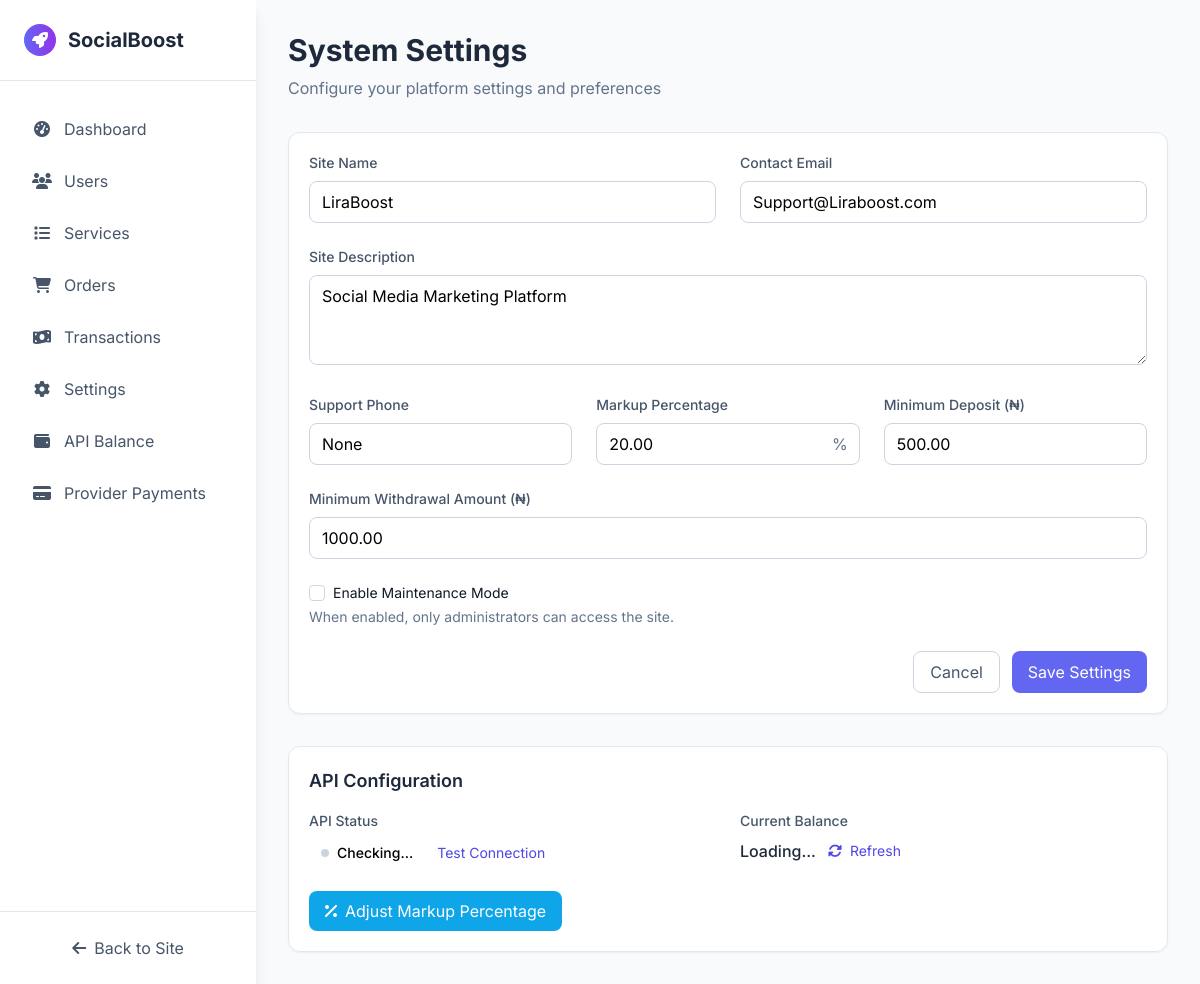
Page /admin_panel/settings/ (signed in) on the committed database.
### core/models.py (models this page shows, shortened)
class SiteSettings(models.Model):
    site_name = models.CharField(max_length=100, default="SocialBoost")
    site_description = models.TextField(blank=True, default="Social Media Marketing Platform")
    contact_email = models.EmailField(default='contact@yoursite.com')
    support_email = models.EmailField(default='support@yoursite.com')
    support_phone = models.CharField(max_length=20, blank=True, null=True)
    markup_percentage = models.DecimalField(max_digits=5, decimal_places=2, default=Decimal('20.00'))
    min_deposit = models.DecimalField(max_digits=10, decimal_places=2, default=Decimal('500.00'))
    min_withdrawal_amount = models.DecimalField(max_digits=10, decimal_places=2, default=Decimal('1000.00'))
    maintenance_mode = models.BooleanField(default=False)
    @classmethod
    def get_settings(cls):
        settings, created = cls.objects.get_or_create(pk=1)
        return settings

### admin_panel/views.py (the view)
# urls.py: path('settings/', views.admin_settings, name='settings'),
@staff_member_required
def admin_settings(request):
    settings = SiteSettings.get_settings()
    context = {
        'settings': settings,
    }
    return render(request, 'admin_panel/settings.html', context)

### core/context_processors.py (called while the page is built)
def site_settings(request):
    try:
        settings = SiteSettings.get_settings()
        return {'site_settings': settings}
    except Exception as e:
        return {
            'site_settings': {
                'site_name': 'SocialBoost',
                'site_description': 'Social Media Marketing Platform',
                'contact_email': 'contact@example.com',
                'support_email': 'support@example.com',
                'markup_percentage': 20.00,
                'min_deposit': 500.00,
                'min_withdrawal_amount': 1000.00,
                'maintenance_mode': False
            }
        }

### admin_panel/templates/admin_panel/settings.html (shortened to what this page needs)
{% extends 'admin_panel/base.html' %}
{% block content %}
<div class="px-4 sm:px-6 lg:px-8 py-8 w-full max-w-9xl mx-auto">
    <div class="mb-8" data-aos="fade-down">
        <h1 class="text-2xl md:text-3xl font-bold text-slate-800">System Settings</h1>
        <p class="text-slate-500 mt-2">Configure your platform settings and preferences</p>
    </div>
    <div class="card-hover bg-white rounded-xl shadow-sm border border-slate-200 p-5" data-aos="fade-up">
        <form method="post" action="{% url 'admin_panel:save_settings' %}">
            <div class="grid grid-cols-1 md:grid-cols-2 gap-6 mb-6">
                <div>
                    <label for="site_name" class="block text-sm font-medium text-slate-600 mb-2">Site Name</label>
                    <input type="text" id="site_name" name="site_name" value="{{ site_settings.site_name }}"
                           class="w-full px-3 py-2 border border-slate-300 rounded-lg input-focus" required>
                </div>
                <div>
                    <label for="contact_email" class="block text-sm font-medium text-slate-600 mb-2">Contact Email</label>
                    <input type="email" id="contact_email" name="contact_email" value="{{ site_settings.contact_email }}"
                           class="w-full px-3 py-2 border border-slate-300 rounded-lg input-focus" required>
                </div>
            </div>
            <div class="mb-6">
                <label for="site_description" class="block text-sm font-medium text-slate-600 mb-2">Site Description</label>
                <textarea id="site_description" name="site_description" rows="3"
                          class="w-full px-3 py-2 border border-slate-300 rounded-lg input-focus">{{ site_settings.site_description }}</textarea>
            </div>
            <div class="grid grid-cols-1 md:grid-cols-3 gap-6 mb-6">
                <div>
                    <label for="support_phone" class="block text-sm font-medium text-slate-600 mb-2">Support Phone</label>
                    <input type="text" id="support_phone" name="support_phone" value="{{ site_settings.support_phone }}"
                           class="w-full px-3 py-2 border border-slate-300 rounded-lg input-focus">
                </div>
                <div>
                    <label for="markup_percentage" class="block text-sm font-medium text-slate-600 mb-2">Markup Percentage</label>
                    <div class="relative">
                        <input type="number" id="markup_percentage" name="markup_percentage" value="{{ site_settings.markup_percentage }}" step="0.01" min="0"
                               class="w-full px-3 py-2 border border-slate-300 rounded-lg input-focus pr-10" required>
                        <span class="absolute inset-y-0 right-0 flex items-center pr-3 text-slate-500">%</span>
                    </div>
                </div>
                <div>
                    <label for="min_deposit" class="block text-sm font-medium text-slate-600 mb-2">Minimum Deposit (₦)</label>
                    <input type="number" id="min_deposit" name="min_deposit" value="{{ site_settings.min_deposit }}" step="0.01" min="0"
                           class="w-full px-3 py-2 border border-slate-300 rounded-lg input-focus" required>
                </div>
            </div>
            <div class="mb-6">
                <label for="min_withdrawal_amount" class="block text-sm font-medium text-slate-600 mb-2">Minimum Withdrawal Amount (₦)</label>
                <input type="number" id="min_withdrawal_amount" name="min_withdrawal_amount" value="{{ site_settings.min_withdrawal_amount }}" step="0.01" min="0"
                       class="w-full px-3 py-2 border border-slate-300 rounded-lg input-focus" required>
            </div>
            <div class="mb-6">
                <div class="flex items-center">
                    <input type="checkbox" id="maintenance_mode" name="maintenance_mode" {% if site_settings.maintenance_mode %}checked{% endif %}
                           class="h-4 w-4 text-indigo-600 focus:ring-indigo-500 border-gray-300 rounded">
                    <label for="maintenance_mode" class="ml-2 block text-sm text-gray-900">
                        Enable Maintenance Mode
                    </label>
                </div>
                <p class="text-sm text-slate-500 mt-1">When enabled, only administrators can access the site.</p>
            </div>
            <div class="flex justify-end space-x-3">
                <button type="button" class="px-4 py-2 rounded-lg border border-slate-300 text-slate-600 hover:bg-slate-100 transition-colors">
                    Cancel
                </button>
                <button type="submit" class="px-4 py-2 bg-indigo-500 hover:bg-indigo-600 text-white rounded-lg transition-colors">
                    Save Settings
                </button>
            </div>
        </form>
    </div>
    <div class="card-hover bg-white rounded-xl shadow-sm border border-slate-200 p-5 mt-8" data-aos="fade-up" data-aos-delay="100">
        <h2 class="text-lg font-semibold text-slate-800 mb-4">API Configuration</h2>
        <div class="grid grid-cols-1 md:grid-cols-2 gap-6">
            <div>
                <label class="block text-sm font-medium text-slate-600 mb-2">API Status</label>
                <div class="flex items-center">
                    <span id="apiStatus" class="inline-flex items-center px-3 py-1 rounded-full text-sm font-medium mr-3">
                        <span class="w-2 h-2 rounded-full bg-slate-300 mr-2"></span>
                        Checking...
                    </span>
                    <button id="testApiBtn" class="text-sm text-indigo-600 hover:text-indigo-800">
                        Test Connection
                    </button>
                </div>
            </div>
            <div>
                <label class="block text-sm font-medium text-slate-600 mb-2">Current Balance</label>
                <div class="flex items-center">
                    <span id="apiBalance" class="text-slate-800 font-medium">Loading...</span>
                    <a href="{% url 'admin_panel:check_balance' %}" class="ml-3 text-sm text-indigo-600 hover:text-indigo-800">
                        <i class="fas fa-sync-alt mr-1"></i> Refresh
                    </a>
                </div>
            </div>
        </div>
        <div class="mt-6">
            <a href="{% url 'admin_panel:adjust_markup' %}" class="inline-flex items-center px-4 py-2 bg-sky-500 hover:bg-sky-600 text-white rounded-lg transition-colors">
                <i class="fas fa-percentage mr-2"></i>
                <span>Adjust Markup Percentage</span>
            </a>
        </div>
    </div>
</div>
{% endblock %}

### admin_panel/templates/admin_panel/base.html (style rules this page uses)
:root { --primary: #6366f1; --primary-dark: #4f46e5; --secondary: #f43f5e; --dark: #1e293b; --light: #f8fafc; }
body { font-family: 'Inter', sans-serif; @apply bg-slate-50 text-slate-800 antialiased; }
.card-hover { transition: all 0.3s ease; @apply hover:shadow-lg hover:-translate-y-1; }

### rows in the picture
SiteSettings: site_name "LiraBoost", contact_email "Support@Liraboost.com", site_description "Social Media Marketing Platform", support_phone "None", markup_percentage "20.00", min_deposit "500.00", min_withdrawal_amount "1000.00"
